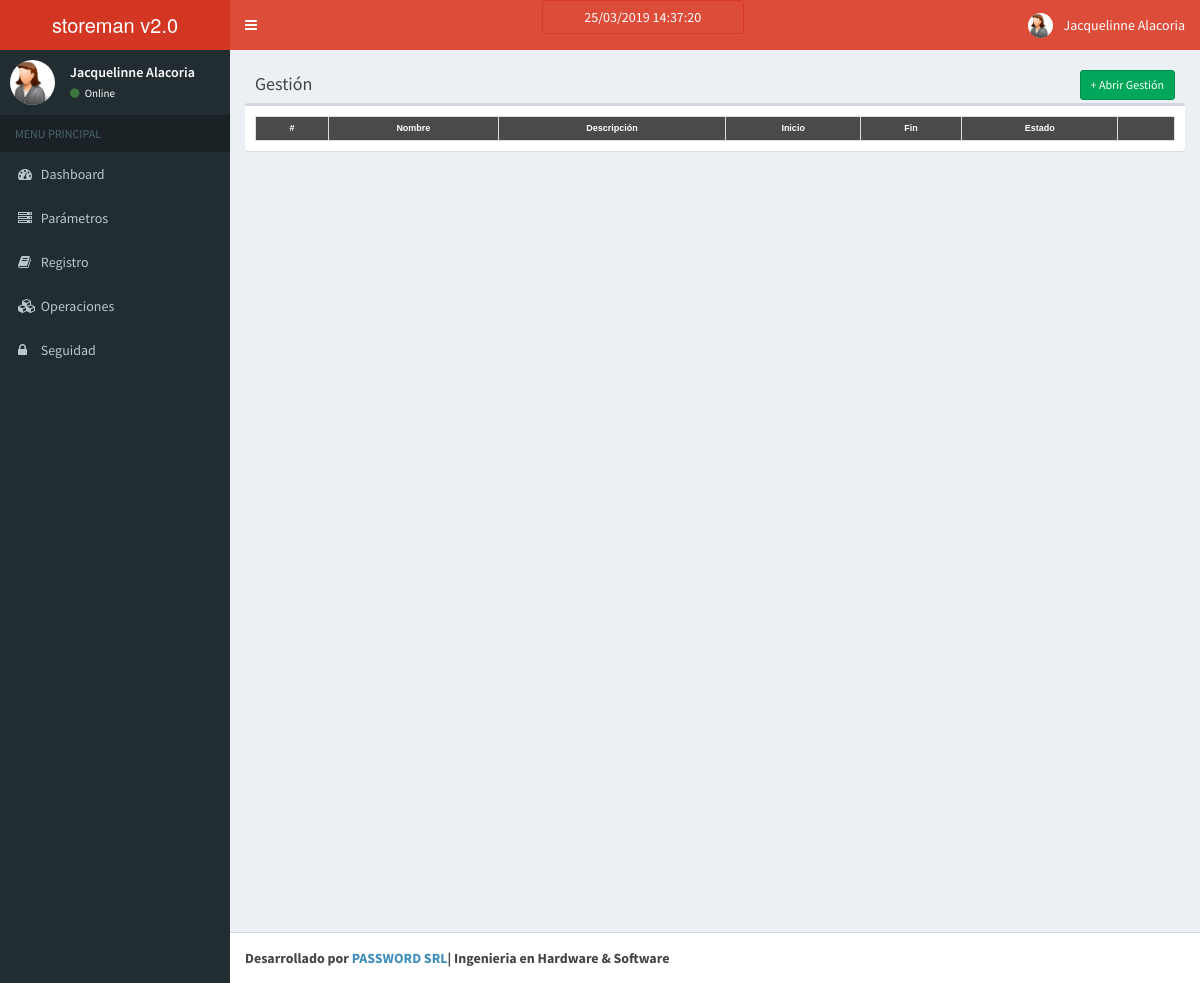
The app's page /index.php/gestion, older data.
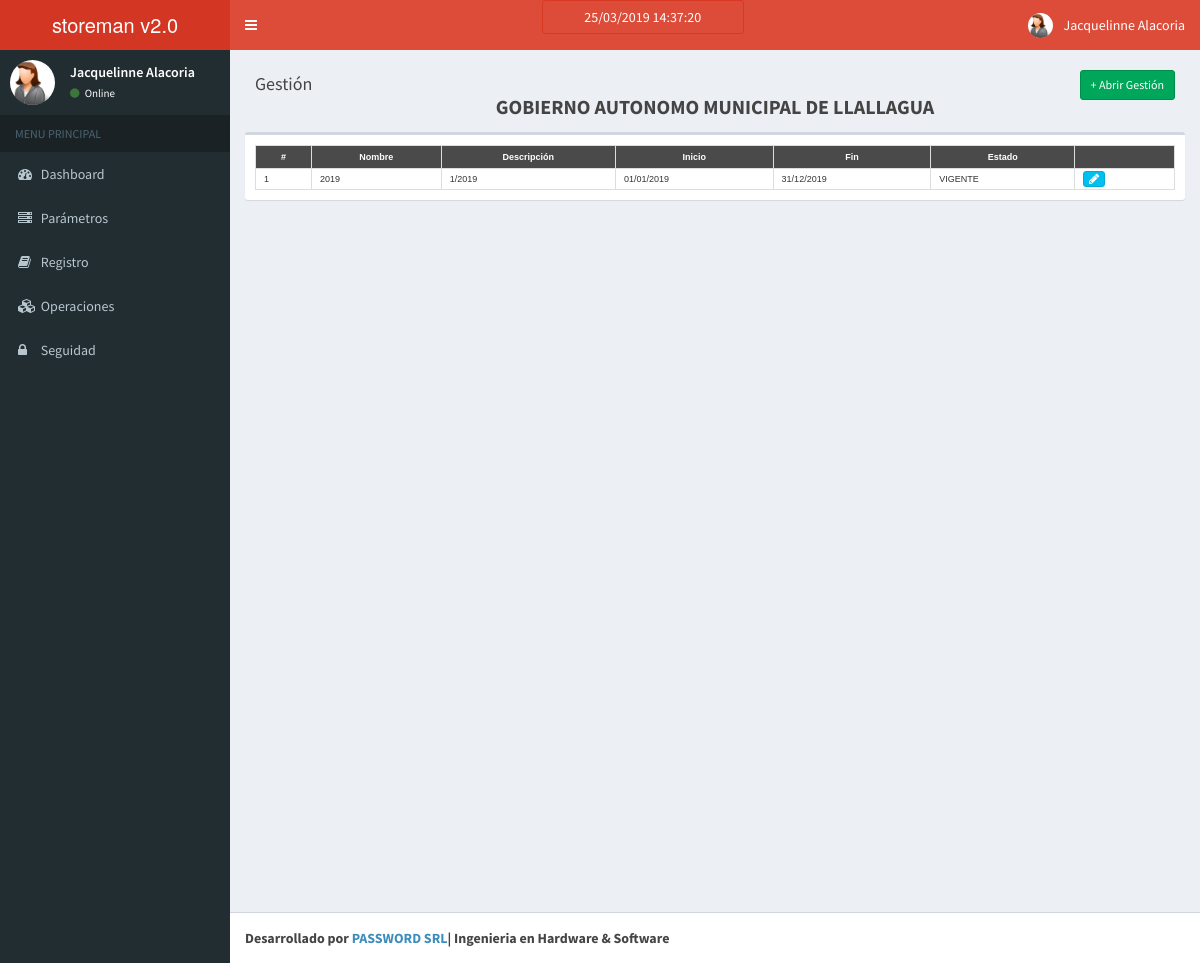
The same page, newer data.
### tables this page shows
CREATE TABLE `institucion` (
  `institucion_id` int(11) NOT NULL AUTO_INCREMENT,
  `institucion_nombre` varchar(150) DEFAULT NULL,
  `institucion_sucursal` varchar(250) DEFAULT NULL,
  `institucion_direccion` varchar(250) DEFAULT NULL,
  `institucion_ubicacion` varchar(250) DEFAULT NULL,
  `institucion_telef` varchar(30) DEFAULT NULL,
  `institucion_nit` varchar(30) DEFAULT NULL,
  `institucion_autorizacion` varchar(30) DEFAULT NULL,
  `institucion_eslogan` varchar(250) DEFAULT NULL,
  `institucion_logo` varchar(250) DEFAULT NULL,
  PRIMARY KEY (`institucion_id`),
  UNIQUE KEY `institucion_id` (`institucion_id`)
);

CREATE TABLE `gestion` (
  `gestion_id` int(11) NOT NULL AUTO_INCREMENT,
  `institucion_id` int(11) DEFAULT NULL,
  `gestion_nombre` varchar(20) DEFAULT NULL,
  `gestion_descripcion` varchar(150) DEFAULT NULL,
  `gestion_inicio` date DEFAULT NULL,
  `gestion_fin` date DEFAULT NULL,
  `estado_id` int(11) DEFAULT '1',
  PRIMARY KEY (`gestion_id`),
  UNIQUE KEY `gestion_id` (`gestion_id`),
  KEY `fk_gestion_institucion` (`institucion_id`),
  CONSTRAINT `fk_gestion_institucion` FOREIGN KEY (`institucion_id`) REFERENCES `institucion` (`institucion_id`)
);

CREATE TABLE `estado` (
  `estado_id` int(11) NOT NULL AUTO_INCREMENT,
  `estado_descripcion` varchar(50) DEFAULT NULL,
  `estado_tipo` int(11) DEFAULT NULL,
  `estado_color` varchar(30) DEFAULT NULL,
  PRIMARY KEY (`estado_id`),
  UNIQUE KEY `estado_id` (`estado_id`)
);

### application/controllers/Gestion.php (called while the page is built, shortened)
<?php
class Gestion extends CI_Controller{
    function __construct()
    {
        $this->load->model('Gestion_model');
    }
    function index()
    {
        $this->load->model('Institucion_model');
        $data['institucion'] = $this->Institucion_model->get_all_institucion();
        $tipo = 2;
        $data['gestion'] = $this->Gestion_model->get_all_gestion($tipo);
        $data['_view'] = 'gestion/index';
        $this->load->view('layouts/main',$data);
    }
}

### index.php (called while the page is built, shortened)
<?php
require_once BASEPATH.'core/CodeIgniter.php';

### application/models/Institucion_model.php (called while the page is built, shortened)
<?php
class Institucion_model extends CI_Model
{
    function get_all_institucion()
    {
        $institucion = $this->db->query("
            SELECT
                *
            FROM
                `institucion`
            WHERE
                1 = 1
            ORDER BY `institucion_id`
        ")->result_array();
        return $institucion;
    }
}

### application/models/Gestion_model.php (called while the page is built, shortened)
<?php
class Gestion_model extends CI_Model
{
    function get_all_gestion()
    {
        $gestion = $this->db->query("
            SELECT
                g.*, e.estado_color, e.estado_descripcion
            FROM
                gestion g
            LEFT JOIN estado e on g.estado_id = e.estado_id
            ORDER BY g.gestion_id
        ")->result_array();
        return $gestion;
    }
}

### application/views/gestion/index.php (the view, shortened to what this page needs)
<link href="<?php echo base_url('resources/css/mitabla.css'); ?>" rel="stylesheet">
<div class="box-header">
    <h3 class="box-title">Gestión</h3>
    <div class="text-center text-bold" style="font-size: 15pt"><?php echo $institucion[0]['institucion_nombre']; ?></div>
    <div class="box-tools">
        <a href="<?php echo site_url('gestion/add'); ?>" class="btn btn-success btn-sm">+ Abrir Gestión</a>
    </div>
</div>
<div class="row">
    <div class="col-md-12">
        <div class="box">
            <div class="box-body">
                <table class="table table-striped" id="mitabla">
                    <tr>
                        <th>#</th>
                        <th>Nombre</th>
                        <th>Descripción</th>
                        <th>Inicio</th>
                        <th>Fin</th>
                        <th>Estado</th>
                        <th></th>
                    </tr>
                    <?php
                        $i = 0;
                        foreach($gestion as $g){
                            $color = "style='background-color: ".$g['estado_color']."'";
                            ?>
                    <tr>
                        <td <?php echo $color; ?> ><?php echo $i+1; ?></td>
                        <td <?php echo $color; ?> ><?php echo $g['gestion_nombre']; ?></td>
                        <td <?php echo $color; ?> ><?php echo $g['gestion_descripcion']; ?></td>
                        <td <?php echo $color; ?> ><?php if($g['gestion_inicio'] >0){ echo date("d/m/Y", strtotime($g['gestion_inicio'])); } ?></td>
                        <td <?php echo $color; ?> ><?php if($g['gestion_fin'] >0){ echo date("d/m/Y", strtotime($g['gestion_fin'])); } ?></td>
                        <td <?php echo $color; ?> ><?php echo $g['estado_descripcion']; ?></td>
                        <td <?php echo $color; ?> >
                            <a href="<?php echo site_url('gestion/edit/'.$g['gestion_id']); ?>" class="btn btn-info btn-xs" title="Editar"><span class="fa fa-pencil"></span></a>
                        </td>
                    </tr>
                    <?php $i++; } ?>
                </table>
            </div>
        </div>
    </div>
</div>

Row changes from the older to the newer data that the page shows:
added institucion: institucion_nombre "GOBIERNO AUTONOMO MUNICIPAL DE LLALLAGUA"
added gestion: gestion_nombre "2019", gestion_descripcion "1/2019", gestion_inicio "01/01/2019", gestion_fin "31/12/2019", estado.estado_descripcion "VIGENTE"
